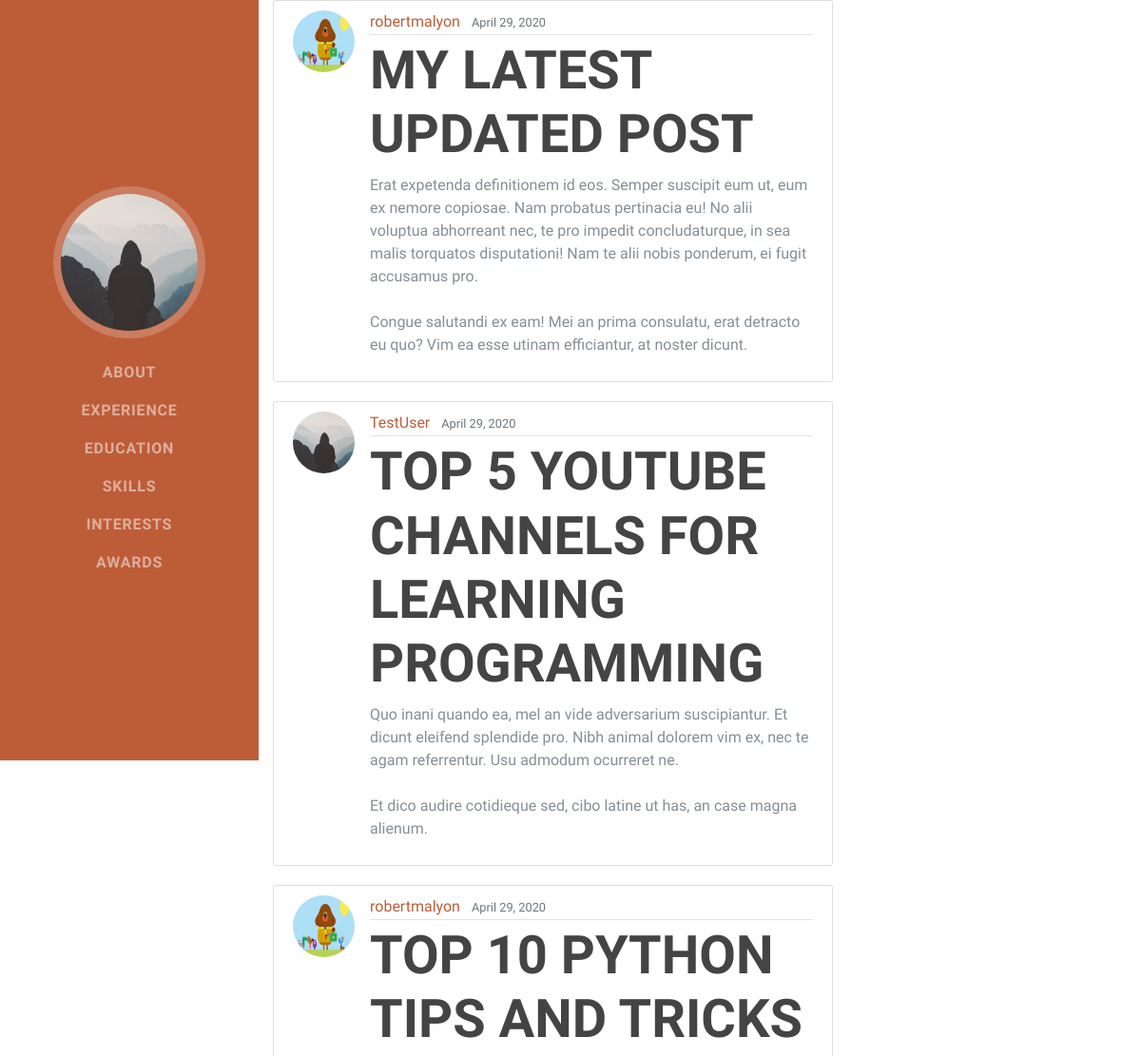
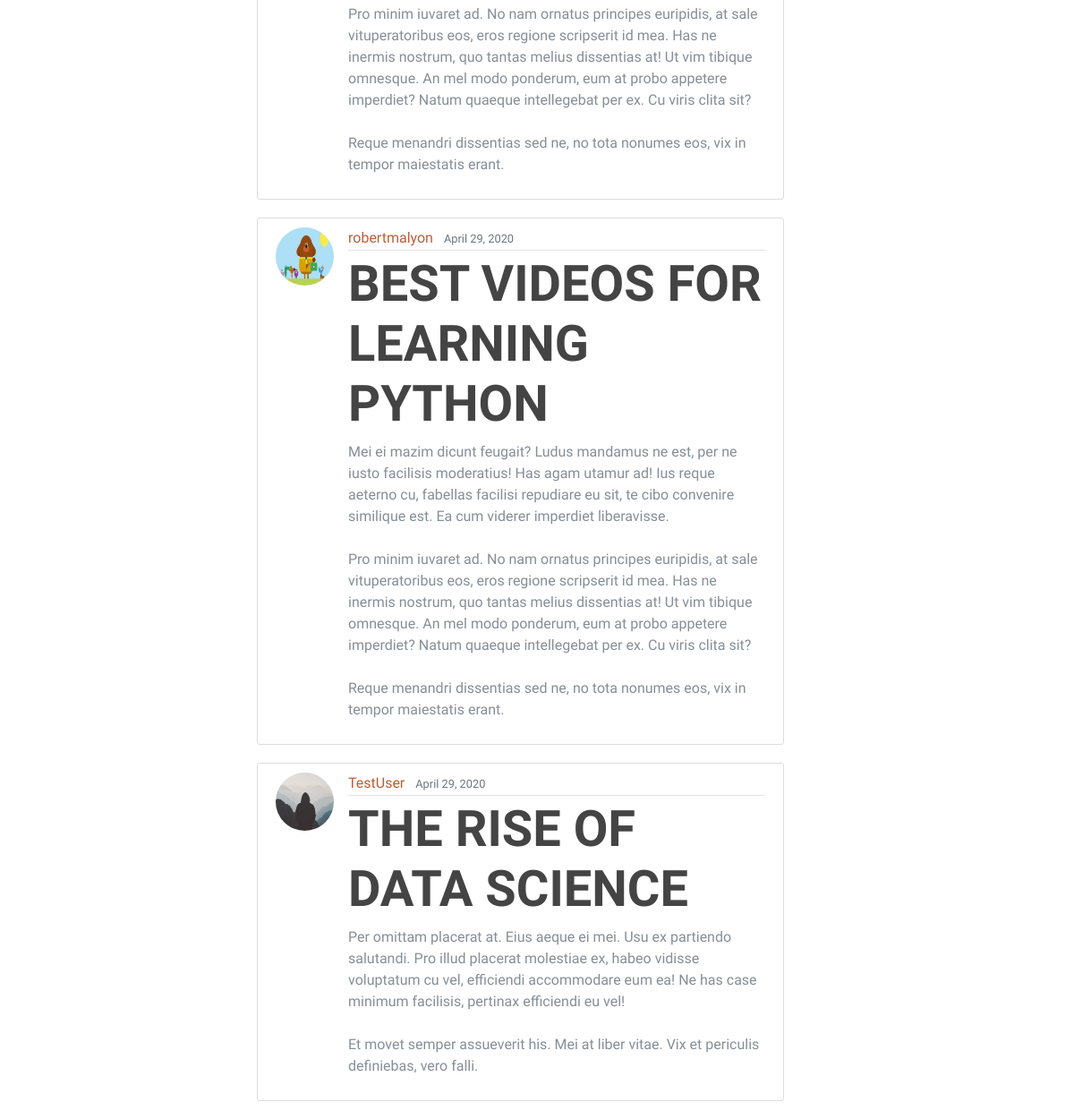
Screenshot of /blog/ with the database file from the repository (2 pictures, top to bottom).
### blog/models.py (models this page shows, shortened)
class Post(models.Model):
    title = models.CharField(max_length=100)
    content = models.TextField()
    date_posted = models.DateTimeField(default=timezone.now)
    author = models.ForeignKey(User, on_delete=models.CASCADE)

### users/models.py (models this page shows, shortened)
class Profile(models.Model):
    user = models.OneToOneField(User, on_delete=models.CASCADE)
    image = models.ImageField(default='default.jpg', upload_to='profile_pics')

### blog/views.py (the view)
# urls.py: path('', PostListView.as_view(), name='blog-home'),
class PostListView(ListView):
    model = Post
    template_name = 'blog/home.html'
    context_object_name = 'posts'
    ordering = ['-date_posted']
    paginate_by = 5

### blog/templates/blog/home.html
{% extends "blog/base.html" %}
{% block content %}
    {% for post in posts %}
        <article class="media content-section">
        <img class="rounded-circle article-img" src="{{ post.author.profile.image.url }}">
            <div class="media-body">
            <div class="article-metadata">
                <a class="mr-2" href="#">{{ post.author }}</a>
                <small class="text-muted">{{ post.date_posted|date:"F d, Y" }}</small>
            </div>
            <h2><a class="article-title" href="{% url 'post-detail' post.id %}">{{ post.title }}</a></h2>
            <p class="article-content">{{ post.content }}</p>
            </div>
        </article>
    {% endfor %}
{% endblock content %}

### blog/templates/blog/base.html (shortened to what this page needs)
{% load static %}
<!DOCTYPE html>
<html lang="en">
<head>
    <link rel="stylesheet" href="https://stackpath.bootstrapcdn.com/bootstrap/4.4.1/css/bootstrap.min.css">
    <link href="vendor/fontawesome-free/css/all.min.css" rel="stylesheet">
    <link rel="stylesheet" href="{% static 'blog/main.css' %}">
</head>
<body id="page top">
  <nav class="navbar navbar-expand-lg navbar-dark bg-primary fixed-top" id="sideNav">
    <a class="navbar-brand js-scroll-trigger" href="{% url 'blog-home' %}">
      <span class="d-none d-lg-block">
        <img class="img-fluid img-profile rounded-circle mx-auto mb-2" src="media/default.jpg" alt="">
      </span>
    </a>
    <div class="collapse navbar-collapse" id="navbarSupportedContent">
      <ul class="navbar-nav">
        <li class="nav-item">
          <a class="nav-link js-scroll-trigger" href="#about">About</a>
        </li>
        <li class="nav-item">
          <a class="nav-link js-scroll-trigger" href="#experience">Experience</a>
        </li>
        <li class="nav-item">
          <a class="nav-link js-scroll-trigger" href="#education">Education</a>
        </li>
        <li class="nav-item">
          <a class="nav-link js-scroll-trigger" href="#skills">Skills</a>
        </li>
        <li class="nav-item">
          <a class="nav-link js-scroll-trigger" href="#interests">Interests</a>
        </li>
        <li class="nav-item">
          <a class="nav-link js-scroll-trigger" href="#awards">Awards</a>
        </li>
      </ul>
    </div>
  </nav>
    <main role="main" class="container">
  <div class="row">
    <div class="col-md-8">
        {% block content %}{% endblock %}
    </div>
  </div>
</main>
</body>
</html>

### blog/static/blog/main.css (style rules this page uses)
.content-section { background: #ffffff; padding: 10px 20px; border: 1px solid #dddddd; border-radius: 3px; margin-bottom: 20px; }
.article-title { color: #444444; }
.article-content { white-space: pre-line; }
.article-img { height: 65px; width: 65px; margin-right: 16px; }
.article-metadata { padding-bottom: 1px; margin-bottom: 4px; border-bottom: 1px solid #e3e3e3; }
body { font-family: "Muli", -apple-system, BlinkMacSystemFont, "Segoe UI", Roboto, "Helvetica Neue", Arial, sans-serif, "Apple Color Emoji", "Segoe UI Emoji", "Segoe UI Symbol", "Noto Color Emoji"; padding-top: 54px; color: #868e96; }
@media (min-width: 992px) { body { padding-top: 0; padding-left: 17rem; } }
h1, h2, h3, h4, h5, h6 { font-family: "Saira Extra Condensed", -apple-system, BlinkMacSystemFont, "Segoe UI", Roboto, "Helvetica Neue", Arial, sans-serif, "Apple Color Emoji", "Segoe UI Emoji", "Segoe UI Symbol", "Noto Color Emoji"; font-weight: 700; text-transform: uppercase; color: #343a40; }
h2 { font-size: 3.5rem; }
#sideNav .navbar-nav .nav-item .nav-link { font-weight: 800; letter-spacing: 0.05rem; text-transform: uppercase; }
@media (min-width: 992px) { #sideNav { text-align: center; position: fixed; top: 0; left: 0; display: flex; flex-direction: column; width: 17rem; height: 100vh; } }
@media (min-width: 992px) { #sideNav .navbar-brand { display: flex; margin: auto auto 0; padding: 0.5rem; } }
@media (min-width: 992px) { #sideNav .navbar-brand .img-profile { max-width: 10rem; max-height: 10rem; border: 0.5rem solid rgba(255, 255, 255, 0.2); } }
@media (min-width: 992px) { #sideNav .navbar-collapse { display: flex; align-items: flex-start; flex-grow: 0; width: 100%; margin-bottom: auto; } }
@media (min-width: 992px) { #sideNav .navbar-collapse .navbar-nav { flex-direction: column; width: 100%; } }
@media (min-width: 992px) { #sideNav .navbar-collapse .navbar-nav .nav-item { display: block; } }
@media (min-width: 992px) { #sideNav .navbar-collapse .navbar-nav .nav-item .nav-link { display: block; } }
.bg-primary { background-color: #bd5d38 !important; }
a { color: #bd5d38; }

### rows the page displays
Post: author.profile.image (picture), author "robertmalyon", date_posted "April 29, 2020", title "MY LATEST UPDATED POST", content "Erat expetenda definitionem id eos. Semper suscipit eum ut, eum ex nemore copiosae. Nam probatus pertinacia eu! No alii voluptua abhorreant nec, te pro impedit concludaturque, in sea malis torquatos disputationi! Nam te alii nobis ponderum, ei fugit accusamus pro. Congue salutandi ex eam! Mei an prima consulatu, erat detracto eu quo? Vim ea esse utinam efficiantur, at noster dicunt."
Post: author.profile.image (placeholder picture), author "TestUser", date_posted "April 29, 2020", title "TOP 5 YOUTUBE CHANNELS FOR LEARNING PROGRAMMING", content "Quo inani quando ea, mel an vide adversarium suscipiantur. Et dicunt eleifend splendide pro. Nibh animal dolorem vim ex, nec te agam referrentur. Usu admodum ocurreret ne. Et dico audire cotidieque sed, cibo latine ut has, an case magna alienum."
Post: author.profile.image (picture), author "robertmalyon", date_posted "April 29, 2020", title "TOP 10 PYTHON TIPS AND TRICKS", content "Pro minim iuvaret ad. No nam ornatus principes euripidis, at sale vituperatoribus eos, eros regione scripserit id mea. Has ne inermis nostrum, quo tantas melius dissentias at! Ut vim tibique omnesque. An mel modo ponderum, eum at probo appetere imperdiet? Natum quaeque intellegebat per ex. Cu viris clita sit? Reque menandri dissentias sed ne, no tota nonumes eos, vix in tempor maiestatis erant."
Post: author.profile.image (picture), author "robertmalyon", date_posted "April 29, 2020", title "BEST VIDEOS FOR LEARNING PYTHON", content "Mei ei mazim dicunt feugait? Ludus mandamus ne est, per ne iusto facilisis moderatius! Has agam utamur ad! Ius reque aeterno cu, fabellas facilisi repudiare eu sit, te cibo convenire similique est. Ea cum viderer imperdiet liberavisse. Pro minim iuvaret ad. No nam ornatus principes euripidis, at sale vituperatoribus eos, eros regione scripserit id mea. Has ne inermis nostrum, quo tantas melius dissentias at! Ut vim tibique omnesque. An mel modo ponderum, eum at probo appetere imperdiet? Natum quaeque intellegebat per ex. Cu viris clita sit? Reque menandri dissentias sed ne, no tota nonumes eos, vix in tempor maiestatis erant."
Post: author.profile.image (placeholder picture), author "TestUser", date_posted "April 29, 2020", title "THE RISE OF DATA SCIENCE", content "Per omittam placerat at. Eius aeque ei mei. Usu ex partiendo salutandi. Pro illud placerat molestiae ex, habeo vidisse voluptatum cu vel, efficiendi accommodare eum ea! Ne has case minimum facilisis, pertinax efficiendi eu vel! Et movet semper assueverit his. Mei at liber vitae. Vix et periculis definiebas, vero falli."
